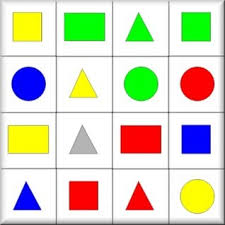
#> input picture imagenes/figuras2.jpg, 225 x 225 px
$ python main.py
#> lines starting #> are read from the running program, lines starting #| are printed output that depends on the picture; after the words box and inside, x2 and y2 are one past the last pixel; in counts of white or black regions, pixels touching at a corner belong together
import cv2
import numpy as np
import math
from tkinter import Tk
from tkinter.filedialog import askopenfilename
import os

#imagen
Tk().withdraw()

carpeta = os.path.join(os.getcwd(), "imagenes")

ruta = askopenfilename(
    initialdir=carpeta,
    title="Selecciona una imagen",
    filetypes=[("Imagenes", "*.png *.jpg *.jpeg")]
)
#> the answer given: imagenes/figuras2.jpg

if not ruta:
    print("No seleccionaste imagen")
    exit()

imagen = cv2.imread(ruta)
#> imagen is the input picture: shape (225, 225, 3); mean B, G, R 193.7, 215.4, 215.1

if imagen is None:
    print("Error al cargar la imagen")
    exit()

imagen = cv2.resize(imagen, (1000, 500))
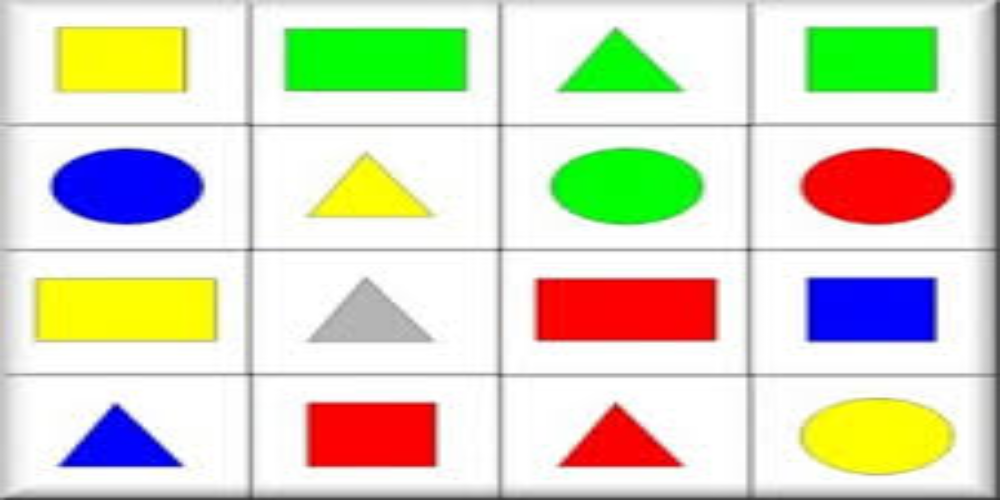
#> imagen: shape (500, 1000, 3); mean B, G, R 193.6, 215.3, 215
resultado = imagen.copy()

#desarrollo
gray = cv2.cvtColor(imagen, cv2.COLOR_BGR2GRAY)
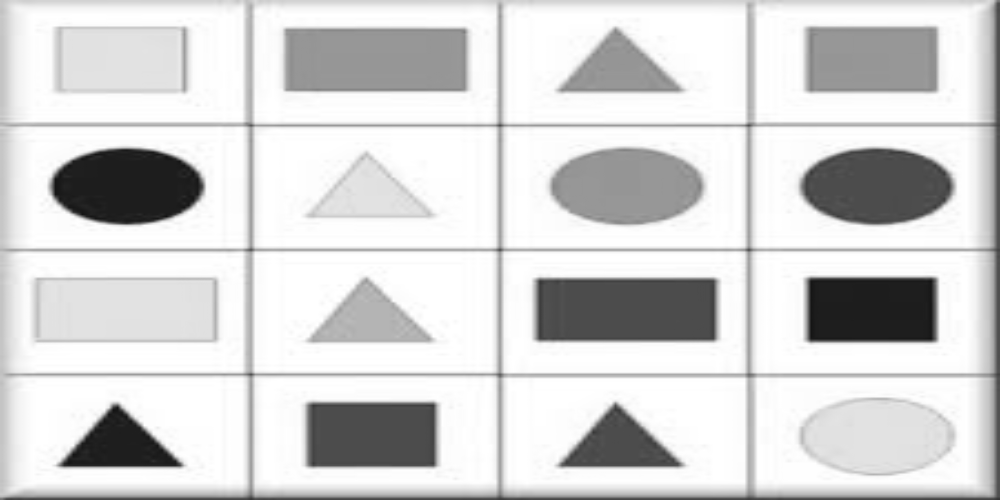
#> gray: shape (500, 1000); min 17, max 255, mean 212.8
blur = cv2.GaussianBlur(gray, (5,5), 0)

_, thresh = cv2.threshold(blur, 0, 255, cv2.THRESH_BINARY_INV + cv2.THRESH_OTSU)
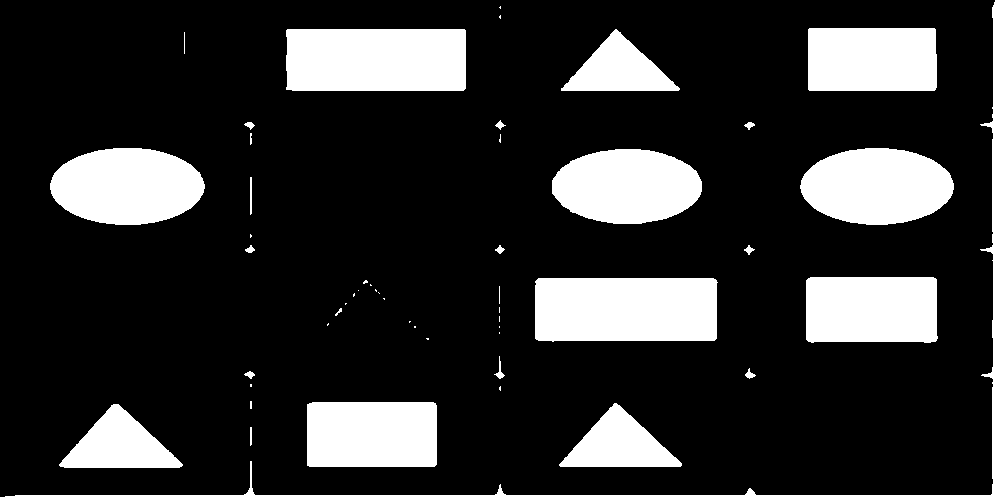
#> thresh: shape (500, 1000); 19.4% white; 50 white regions (24 under 20 px), largest, box (x1, y1, x2, y2) and area: (535, 278, 718, 342) 11450, (286, 29, 466, 91) 11115, (50, 148, 205, 225) 9354

kernel = np.ones((3,3), np.uint8)
thresh = cv2.morphologyEx(thresh, cv2.MORPH_CLOSE, kernel, iterations=2)
#> thresh: shape (500, 1000); 19.5% white; 44 white regions (18 under 20 px)

contornos, _ = cv2.findContours(thresh, cv2.RETR_EXTERNAL, cv2.CHAIN_APPROX_SIMPLE)
#> contornos = 44 contours, 22 with area under 20; largest, box (x1, y1, x2, y2) and area: (535, 278, 718, 342) 11212, (286, 29, 466, 91) 10876, (50, 148, 205, 225) 9182, (800, 148, 954, 225) 9071, (552, 149, 702, 224) 8676

imagenHSV = cv2.cvtColor(imagen, cv2.COLOR_BGR2HSV)
#> imagenHSV: shape (500, 1000, 3); mean H, S, V 30.5, 60.6, 241.2

#todas las funciones
def detectar_color(mask):
    # Extraer solo los píxeles de la figura
    h_values = imagenHSV[:,:,0][mask == 255]

    if len(h_values) == 0:
        return "Otro"

    #valor mas llamativo
    hist = np.bincount(h_values)
    h = np.argmax(hist)

    # Clasificación por H
    if (h < 10 or h > 170):
        return "Rojo"
    elif 10 <= h < 20:
        return "Naranja"
    elif 20 <= h < 40:
        return "Amarillo"
    elif 40 <= h < 85:
        return "Verde"
    elif 85 <= h < 130:
        return "Azul"
    elif 130 <= h < 160:
        return "Violeta"
    elif 160 <= h <= 170:
        return "Rosa"
    else:
        return "Otro"

def distancia(p1, p2):
    return math.sqrt((p1[0][0]-p2[0][0])**2 + (p1[0][1]-p2[0][1])**2)

def detectar_figura(c):
    epsilon = 0.03 * cv2.arcLength(c, True)
    approx = cv2.approxPolyDP(c, epsilon, True)

    lados = len(approx)

    if lados == 3:
        return "Triangulo"

    elif lados == 4:
        pts = approx.reshape(4,2)

        pendientes = []
        for i in range(4):
            x1, y1 = pts[i]
            x2, y2 = pts[(i+1)%4]
            dx = x2 - x1
            dy = y2 - y1

            if dx == 0:
                pendientes.append(999)
            else:
                pendientes.append(abs(dy/dx))

        alineados = sum(1 for p in pendientes if p < 0.3 or p > 3)

        if alineados >= 3:
            x, y, w, h = cv2.boundingRect(approx)
            ratio = w / float(h)

            if 0.9 <= ratio <= 1.1:
                return "Cuadrado"
            else:
                return "Rectangulo"
        else:
            return "Rombo"

    elif lados == 5:
        return "Pentagono"

    elif lados == 6:
        return "Hexagono"

    else:
        return "Circulo"

#contador de las figurass
contador = {}

for c in contornos:

    area = cv2.contourArea(c)
    if area < 200:
        continue

    mask = np.zeros(gray.shape, dtype="uint8")
    cv2.drawContours(mask, [c], -1, 255, -1)

    figura = detectar_figura(c)
    color = detectar_color(mask)

    M = cv2.moments(c)
    if M["m00"] == 0:
        continue

    cx = int(M["m10"]/M["m00"])
    cy = int(M["m01"]/M["m00"])

    clave = figura + " " + color
    contador[clave] = contador.get(clave, 0) + 1

    cv2.drawContours(resultado, [c], -1, (0,255,0), 2)
    cv2.putText(resultado, clave, (cx-60, cy),
                cv2.FONT_HERSHEY_SIMPLEX, 0.5, (0,0,0), 2)
#> this loop made 44 passes
#> area on passes 8, 9, 10, 27, 28, 29, 35, 36, 37: 36, 41, 45.5, 36.5, 34.5, 34, 35.5, 50.5, 38
#> (area, epsilon in detectar_figura, lados in detectar_figura, pts in detectar_figura, x in detectar_figura, y in detectar_figura, w in detectar_figura) on passes 4, 25, 26, 40, 41, 44: (8242.5, 11.46, 4, [[307, 404], [309, 466], [436, 464], [433, 402]], 307, 402, 130), (11212.5, 14.47, 4, [[535, 281], [538, 340], [716, 338], [713, 278]], 535, 278, 182), (8322, 11.57, 4, [[806, 280], [808, 341], [937, 338], [933, 277]], 806, 277, 132), (10876.5, 14.36, 4, [[286, 30], [286, 89], [465, 88], [464, 29]], 286, 29, 180), (7906, 11.29, 4, [[808, 29], [809, 90], [936, 87], [934, 28]], 808, 28, 129), (7476, 94.25, 4, [[999, 0], [990, 495], [0, 499], [999, 499]], 0, 0, 1000)
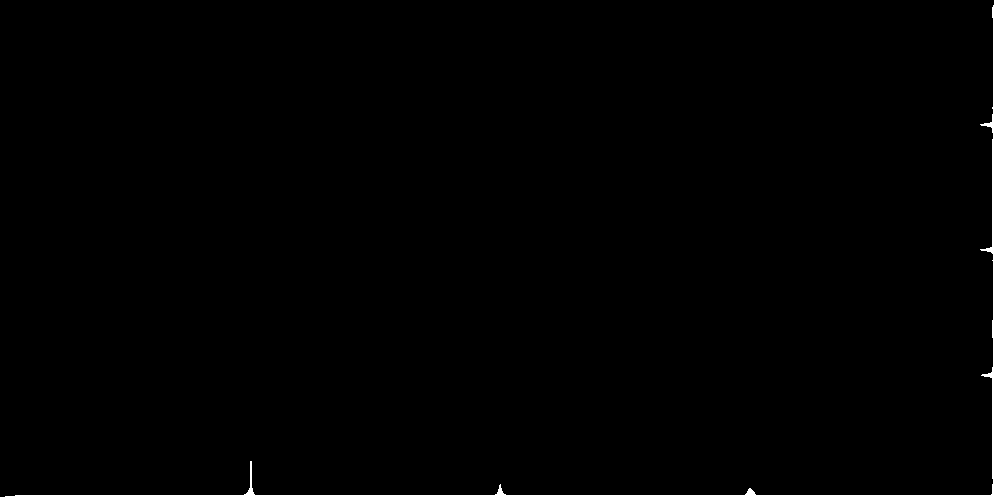
#> mask: shape (500, 1000); 1.8% white; 1 white region, box (x1, y1, x2, y2) and area: (0, 0, 1000, 500) 9033
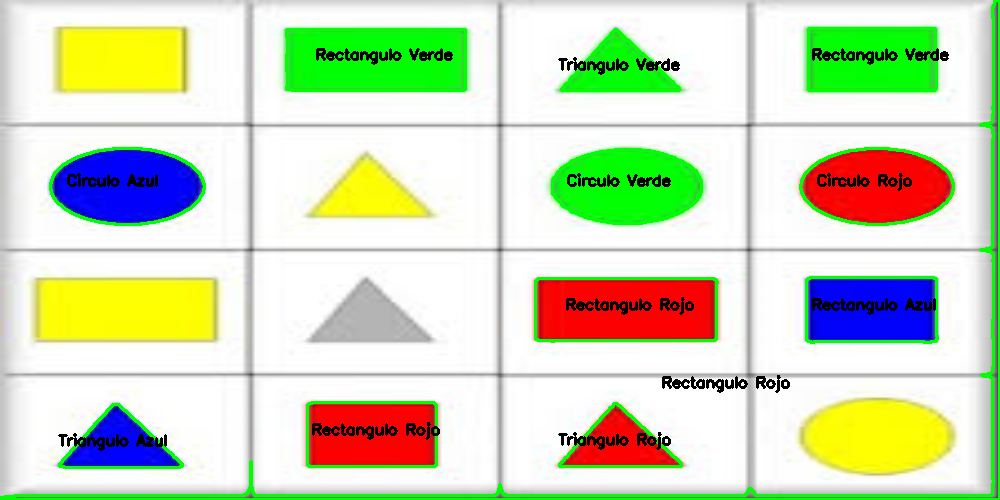
#> resultado: shape (500, 1000, 3); 6.07% of pixels changed, all inside (x1, y1, x2, y2) = (0, 0, 1000, 500)
#> after the loop, contador = 9 items

#resultado
print("\n===== RESULTADO =====")
for k, v in contador.items():
    print(f"{v} {k}")
#> this loop made 9 passes
#> (k, v) on passes 1 to 9: ('Triangulo Azul', 1), ('Triangulo Rojo', 1), ('Rectangulo Rojo', 3), ('Rectangulo Azul', 1), ('Circulo Verde', 1), ('Circulo Rojo', 1), ('Circulo Azul', 1), ('Triangulo Verde', 1), ('Rectangulo Verde', 2)
#| 1 Triangulo Azul
#| 1 Triangulo Rojo
#| 3 Rectangulo Rojo
#| 1 Rectangulo Azul
#| 1 Circulo Verde
#| 1 Circulo Rojo
#| 1 Circulo Azul
#| 1 Triangulo Verde
#> (further printed lines are left out)

cv2.imshow("Resultado", resultado)
cv2.waitKey(0)
cv2.destroyAllWindows()
